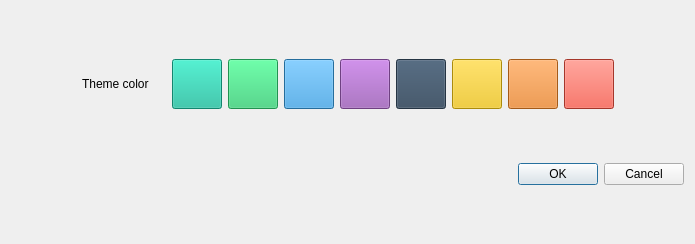
<?xml version="1.0" encoding="UTF-8"?>
<ui version="4.0">
 <class>SettingsDialog</class>
 <widget class="QDialog" name="SettingsDialog">
  <property name="geometry">
   <rect>
    <x>0</x>
    <y>0</y>
    <width>695</width>
    <height>244</height>
   </rect>
  </property>
  <property name="windowTitle">
   <string>Dialog</string>
  </property>
  <layout class="QVBoxLayout" name="verticalLayout">
   <item>
    <layout class="QHBoxLayout" name="horizontalLayout">
     <item>
      <spacer name="horizontalSpacer">
       <property name="orientation">
        <enum>Qt::Horizontal</enum>
       </property>
       <property name="sizeHint" stdset="0">
        <size>
         <width>40</width>
         <height>20</height>
        </size>
       </property>
      </spacer>
     </item>
     <item>
      <widget class="QLabel" name="label">
       <property name="text">
        <string>Theme color     </string>
       </property>
      </widget>
     </item>
     <item>
      <widget class="QPushButton" name="pushButton_11">
       <property name="minimumSize">
        <size>
         <width>50</width>
         <height>50</height>
        </size>
       </property>
       <property name="maximumSize">
        <size>
         <width>50</width>
         <height>50</height>
        </size>
       </property>
       <property name="baseSize">
        <size>
         <width>50</width>
         <height>50</height>
        </size>
       </property>
       <property name="styleSheet">
        <string notr="true">background-color: rgb(26, 188, 156);</string>
       </property>
       <property name="text">
        <string/>
       </property>
       <property name="flat">
        <bool>false</bool>
       </property>
      </widget>
     </item>
     <item>
      <widget class="QPushButton" name="pushButton_19">
       <property name="minimumSize">
        <size>
         <width>50</width>
         <height>50</height>
        </size>
       </property>
       <property name="maximumSize">
        <size>
         <width>50</width>
         <height>50</height>
        </size>
       </property>
       <property name="baseSize">
        <size>
         <width>50</width>
         <height>50</height>
        </size>
       </property>
       <property name="styleSheet">
        <string notr="true">background-color: rgb(46, 204, 113);</string>
       </property>
       <property name="text">
        <string/>
       </property>
      </widget>
     </item>
     <item>
      <widget class="QPushButton" name="pushButton_18">
       <property name="minimumSize">
        <size>
         <width>50</width>
         <height>50</height>
        </size>
       </property>
       <property name="maximumSize">
        <size>
         <width>50</width>
         <height>50</height>
        </size>
       </property>
       <property name="baseSize">
        <size>
         <width>50</width>
         <height>50</height>
        </size>
       </property>
       <property name="styleSheet">
        <string notr="true">background-color: rgb(52, 152, 219);</string>
       </property>
       <property name="text">
        <string/>
       </property>
      </widget>
     </item>
     <item>
      <widget class="QPushButton" name="pushButton_17">
       <property name="minimumSize">
        <size>
         <width>50</width>
         <height>50</height>
        </size>
       </property>
       <property name="maximumSize">
        <size>
         <width>50</width>
         <height>50</height>
        </size>
       </property>
       <property name="baseSize">
        <size>
         <width>50</width>
         <height>50</height>
        </size>
       </property>
       <property name="styleSheet">
        <string notr="true">background-color: rgb(155, 89, 182);</string>
       </property>
       <property name="text">
        <string/>
       </property>
      </widget>
     </item>
     <item>
      <widget class="QPushButton" name="pushButton_10">
       <property name="minimumSize">
        <size>
         <width>50</width>
         <height>50</height>
        </size>
       </property>
       <property name="maximumSize">
        <size>
         <width>50</width>
         <height>50</height>
        </size>
       </property>
       <property name="baseSize">
        <size>
         <width>50</width>
         <height>50</height>
        </size>
       </property>
       <property name="styleSheet">
        <string notr="true">background-color: rgb(52, 73, 94);</string>
       </property>
       <property name="text">
        <string/>
       </property>
      </widget>
     </item>
     <item>
      <widget class="QPushButton" name="pushButton_9">
       <property name="minimumSize">
        <size>
         <width>50</width>
         <height>50</height>
        </size>
       </property>
       <property name="maximumSize">
        <size>
         <width>50</width>
         <height>50</height>
        </size>
       </property>
       <property name="baseSize">
        <size>
         <width>50</width>
         <height>50</height>
        </size>
       </property>
       <property name="styleSheet">
        <string notr="true">background-color: rgb(241, 196, 15);</string>
       </property>
       <property name="text">
        <string/>
       </property>
      </widget>
     </item>
     <item>
      <widget class="QPushButton" name="pushButton_8">
       <property name="minimumSize">
        <size>
         <width>50</width>
         <height>50</height>
        </size>
       </property>
       <property name="maximumSize">
        <size>
         <width>50</width>
         <height>50</height>
        </size>
       </property>
       <property name="baseSize">
        <size>
         <width>50</width>
         <height>50</height>
        </size>
       </property>
       <property name="styleSheet">
        <string notr="true">background-color: rgb(230, 126, 34);</string>
       </property>
       <property name="text">
        <string/>
       </property>
      </widget>
     </item>
     <item>
      <widget class="QPushButton" name="pushButton_7">
       <property name="minimumSize">
        <size>
         <width>50</width>
         <height>50</height>
        </size>
       </property>
       <property name="maximumSize">
        <size>
         <width>50</width>
         <height>50</height>
        </size>
       </property>
       <property name="baseSize">
        <size>
         <width>50</width>
         <height>50</height>
        </size>
       </property>
       <property name="styleSheet">
        <string notr="true">background-color: rgb(231, 76, 60);</string>
       </property>
       <property name="text">
        <string/>
       </property>
      </widget>
     </item>
     <item>
      <spacer name="horizontalSpacer_2">
       <property name="orientation">
        <enum>Qt::Horizontal</enum>
       </property>
       <property name="sizeHint" stdset="0">
        <size>
         <width>40</width>
         <height>20</height>
        </size>
       </property>
      </spacer>
     </item>
    </layout>
   </item>
   <item>
    <widget class="QDialogButtonBox" name="buttonBox">
     <property name="orientation">
      <enum>Qt::Horizontal</enum>
     </property>
     <property name="standardButtons">
      <set>QDialogButtonBox::Cancel|QDialogButtonBox::Ok</set>
     </property>
    </widget>
   </item>
  </layout>
 </widget>
 <resources/>
 <connections>
  <connection>
   <sender>buttonBox</sender>
   <signal>accepted()</signal>
   <receiver>SettingsDialog</receiver>
   <slot>accept()</slot>
   <hints>
    <hint type="sourcelabel">
     <x>248</x>
     <y>254</y>
    </hint>
    <hint type="destinationlabel">
     <x>157</x>
     <y>274</y>
    </hint>
   </hints>
  </connection>
  <connection>
   <sender>buttonBox</sender>
   <signal>rejected()</signal>
   <receiver>SettingsDialog</receiver>
   <slot>reject()</slot>
   <hints>
    <hint type="sourcelabel">
     <x>316</x>
     <y>260</y>
    </hint>
    <hint type="destinationlabel">
     <x>286</x>
     <y>274</y>
    </hint>
   </hints>
  </connection>
 </connections>
</ui>
